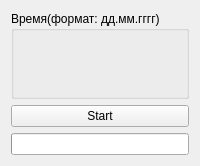
<?xml version="1.0" encoding="UTF-8"?>
<ui version="4.0">
 <class>Widget</class>
 <widget class="QWidget" name="Widget">
  <property name="geometry">
   <rect>
    <x>0</x>
    <y>0</y>
    <width>198</width>
    <height>166</height>
   </rect>
  </property>
  <property name="windowTitle">
   <string>Widget</string>
  </property>
  <layout class="QVBoxLayout" name="verticalLayout">
   <item>
    <widget class="QGroupBox" name="groupBox">
     <property name="title">
      <string>Время(формат: дд.мм.гггг)</string>
     </property>
     <widget class="QWidget" name="">
      <property name="geometry">
       <rect>
        <x>10</x>
        <y>20</y>
        <width>157</width>
        <height>22</height>
       </rect>
      </property>
      <layout class="QHBoxLayout" name="horizontalLayout">
       <item>
        <widget class="QLabel" name="label">
         <property name="text">
          <string>от</string>
         </property>
        </widget>
       </item>
       <item>
        <widget class="QLineEdit" name="lineEditOt"/>
       </item>
      </layout>
     </widget>
     <widget class="QWidget" name="">
      <property name="geometry">
       <rect>
        <x>10</x>
        <y>50</y>
        <width>158</width>
        <height>22</height>
       </rect>
      </property>
      <layout class="QHBoxLayout" name="horizontalLayout_2">
       <item>
        <widget class="QLabel" name="label_2">
         <property name="text">
          <string>до</string>
         </property>
        </widget>
       </item>
       <item>
        <widget class="QLineEdit" name="lineEditDo"/>
       </item>
      </layout>
     </widget>
    </widget>
   </item>
   <item>
    <widget class="QPushButton" name="pushButtonStart">
     <property name="text">
      <string>Start</string>
     </property>
    </widget>
   </item>
   <item>
    <widget class="QProgressBar" name="progressBar">
     <property name="value">
      <number>0</number>
     </property>
     <property name="textVisible">
      <bool>false</bool>
     </property>
    </widget>
   </item>
  </layout>
 </widget>
 <layoutdefault spacing="6" margin="11"/>
 <resources/>
 <connections/>
</ui>
